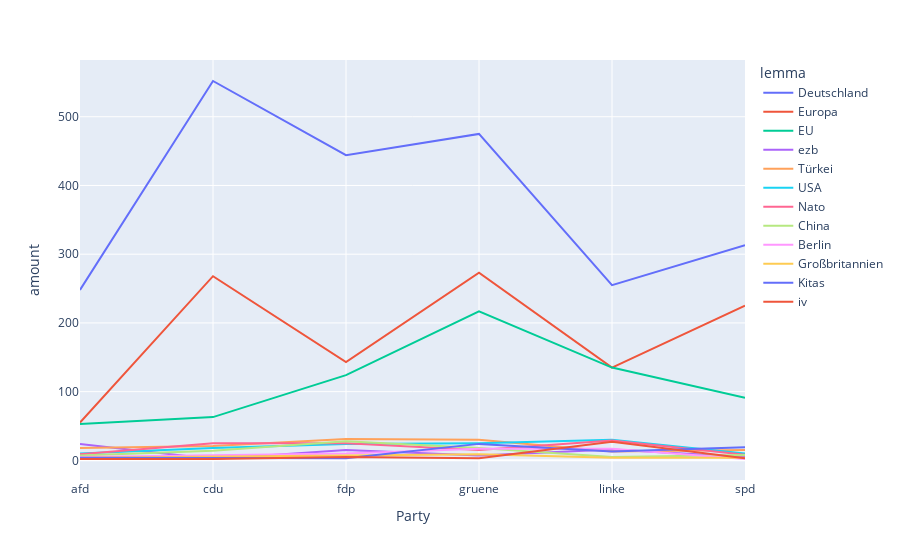

The notebook cell saved with this chart:
### Code cell
# Plot the chart with plotly
for lemma in slope_df["lemma"].unique():
    temp = slope_df[slope_df['lemma'] == lemma]
    fig = px.line(slope_df, x="Party", y="amount", color="lemma" )
fig.show()

### Figure 1 — Plotly figure (JSON) as saved in the notebook; plotly's stock layout.template omitted (floating-point values rounded to 4 significant figures)
{"data": [{"hovertemplate": "lemma=Deutschland<br>Party=%{x}<br>amount=%{y}<extra></extra>", "legendgroup": "Deutschland", "line": {"color": "#636efa", "dash": "solid"}, "marker": {"symbol": "circle"}, "mode": "lines", "name": "Deutschland", "orientation": "v", "showlegend": true, "type": "scatter", "x": ["afd", "cdu", "fdp", "gruene", "linke", "spd"], "xaxis": "x", "y": [248, 552, 444, 475, 255, 313], "yaxis": "y"}, {"hovertemplate": "lemma=Europa<br>Party=%{x}<br>amount=%{y}<extra></extra>", "legendgroup": "Europa", "line": {"color": "#EF553B", "dash": "solid"}, "marker": {"symbol": "circle"}, "mode": "lines", "name": "Europa", "orientation": "v", "showlegend": true, "type": "scatter", "x": ["afd", "cdu", "fdp", "gruene", "linke", "spd"], "xaxis": "x", "y": [55, 268, 143, 273, 135, 225], "yaxis": "y"}, {"hovertemplate": "lemma=EU<br>Party=%{x}<br>amount=%{y}<extra></extra>", "legendgroup": "EU", "line": {"color": "#00cc96", "dash": "solid"}, "marker": {"symbol": "circle"}, "mode": "lines", "name": "EU", "orientation": "v", "showlegend": true, "type": "scatter", "x": ["afd", "cdu", "fdp", "gruene", "linke", "spd"], "xaxis": "x", "y": [53, 63, 124, 217, 135, 91], "yaxis": "y"}, {"hovertemplate": "lemma=ezb<br>Party=%{x}<br>amount=%{y}<extra></extra>", "legendgroup": "ezb", "line": {"color": "#ab63fa", "dash": "solid"}, "marker": {"symbol": "circle"}, "mode": "lines", "name": "ezb", "orientation": "v", "showlegend": true, "type": "scatter", "x": ["afd", "cdu", "fdp", "gruene", "linke", "spd"], "xaxis": "x", "y": [24, 2, 15, 7, 16, 5], "yaxis": "y"}, {"hovertemplate": "lemma=Türkei<br>Party=%{x}<br>amount=%{y}<extra></extra>", "legendgroup": "Türkei", "line": {"color": "#FFA15A", "dash": "solid"}, "marker": {"symbol": "circle"}, "mode": "lines", "name": "Türkei", "orientation": "v", "showlegend": true, "type": "scatter", "x": ["afd", "cdu", "fdp", "gruene", "linke", "spd"], "xaxis": "x", "y": [18, 21, 31, 30, 13, 15], "yaxis": "y"}, {"hovertemplate": "lemma=USA<br>Party=%{x}<br>amount=%{y}<extra></extra>", "legendgroup": "USA", "line": {"color": "#19d3f3", "dash": "solid"}, "marker": {"symbol": "circle"}, "mode": "lines", "name": "USA", "orientation": "v", "showlegend": true, "type": "scatter", "x": ["afd", "cdu", "fdp", "gruene", "linke", "spd"], "xaxis": "x", "y": [10, 18, 24, 25, 30, 10], "yaxis": "y"}, {"hovertemplate": "lemma=Nato<br>Party=%{x}<br>amount=%{y}<extra></extra>", "legendgroup": "Nato", "line": {"color": "#FF6692", "dash": "solid"}, "marker": {"symbol": "circle"}, "mode": "lines", "name": "Nato", "orientation": "v", "showlegend": true, "type": "scatter", "x": ["afd", "cdu", "fdp", "gruene", "linke", "spd"], "xaxis": "x", "y": [9, 25, 25, 15, 29, 8], "yaxis": "y"}, {"hovertemplate": "lemma=China<br>Party=%{x}<br>amount=%{y}<extra></extra>", "legendgroup": "China", "line": {"color": "#B6E880", "dash": "solid"}, "marker": {"symbol": "circle"}, "mode": "lines", "name": "China", "orientation": "v", "showlegend": true, "type": "scatter", "x": ["afd", "cdu", "fdp", "gruene", "linke", "spd"], "xaxis": "x", "y": [7, 14, 28, 18, 5, 8], "yaxis": "y"}, {"hovertemplate": "lemma=Berlin<br>Party=%{x}<br>amount=%{y}<extra></extra>", "legendgroup": "Berlin", "line": {"color": "#FF97FF", "dash": "solid"}, "marker": {"symbol": "circle"}, "mode": "lines", "name": "Berlin", "orientation": "v", "showlegend": true, "type": "scatter", "x": ["afd", "cdu", "fdp", "gruene", "linke", "spd"], "xaxis": "x", "y": [5, 8, 10, 17, 17, 2], "yaxis": "y"}, {"hovertemplate": "lemma=Großbritannien<br>Party=%{x}<br>amount=%{y}<extra></extra>", "legendgroup": "Großbritannien", "line": {"color": "#FECB52", "dash": "solid"}, "marker": {"symbol": "circle"}, "mode": "lines", "name": "Großbritannien", "orientation": "v", "showlegend": true, "type": "scatter", "x": ["afd", "cdu", "fdp", "gruene", "linke", "spd"], "xaxis": "x", "y": [4, 5, 7, 9, 4, 4], "yaxis": "y"}, {"hovertemplate": "lemma=Kitas<br>Party=%{x}<br>amount=%{y}<extra></extra>", "legendgroup": "Kitas", "line": {"color": "#636efa", "dash": "solid"}, "marker": {"symbol": "circle"}, "mode": "lines", "name": "Kitas", "orientation": "v", "showlegend": true, "type": "scatter", "x": ["afd", "cdu", "fdp", "gruene", "linke", "spd"], "xaxis": "x", "y": [4, 3, 3, 24, 13, 19], "yaxis": "y"}, {"hovertemplate": "lemma=iv<br>Party=%{x}<br>amount=%{y}<extra></extra>", "legendgroup": "iv", "line": {"color": "#EF553B", "dash": "solid"}, "marker": {"symbol": "circle"}, "mode": "lines", "name": "iv", "orientation": "v", "showlegend": true, "type": "scatter", "x": ["afd", "cdu", "fdp", "gruene", "linke", "spd"], "xaxis": "x", "y": [2, 2, 5, 3, 27, 3], "yaxis": "y"}], "layout": {"legend": {"title": {"text": "lemma"}, "tracegroupgap": 0}, "margin": {"t": 60}, "xaxis": {"anchor": "y", "domain": [0, 1], "title": {"text": "Party"}}, "yaxis": {"anchor": "x", "domain": [0, 1], "title": {"text": "amount"}}}}
